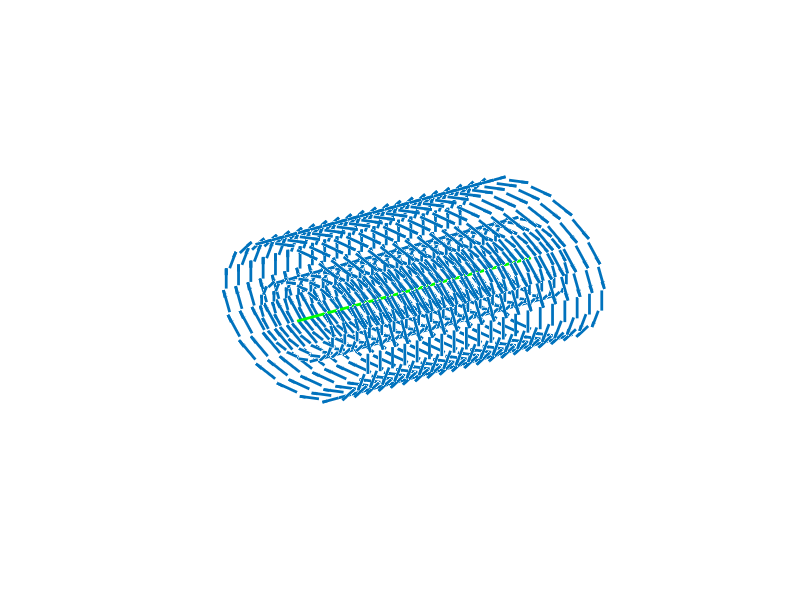

This figure's MATLAB source:
% Plots a vortex velocity field induced by a vortex tube in accordance
% with the Biot-Savart law

% Inputs
x = []; y = []; z = []; u = []; v = []; w = []; % x, y, z are
% spatial dimensions and u, v, w hold the velocity field
x1_x = 1; x1_y = 0; x1_z = 0; x2_x = 5; x2_y = 0; x2_z = 0; % These inputs
% hold the spatial coordinates for the two endpoints of the vortex tube
naxis = 20; nperp = 2; ncircular = 20; % These inputs hold the number of
% velocity vectors to plot along the axis of the vortex tube, perpendicular
% to the vortex tube, and circularly around the vortex tube
factor = -1/(4*pi);
sigma = 4;
gamma = 4e-04;
figurenumber = 1;



% Calculations
ihat = [1 0 0]; jhat = [0 1 0]; khat = [0 0 1]; % Unit vectors in the 
% x, y, z coordinate frame
x1 = [x1_x x1_y x1_z]; x2 = [x2_x x2_y x2_z]; % Coordinates of the two
% endpoints of the vortex tube
xhalf = 0.5 * (x1_x + x2_x); yhalf = 0.5 * (x1_y + x2_y); zhalf = 0.5 * (x1_z + x2_z);
shalf = [xhalf yhalf zhalf]; % Midpont of the vortex tube

% s, r, and t are axes which point along the vortex tube, 
% radially from the vortex tube, and tangentially around the vortex tube
% respectively
sx = x2_x - x1_x; sy = x2_y - x1_y; sz = x2_z - x1_z;
s = [sx sy sz]; smag = sqrt( sx*sx + sy*sy + sz*sz );
shat = s/smag;
if ( cross(shat, ihat) == 0 )
    r = cross(shat, jhat);
else
    r = cross(shat, ihat);
end
rx = r(1); ry = r(2); rz = r(3);
rmag = sqrt( rx*rx + ry*ry + rz*rz );
rhat = r/rmag;
t = cross(s, r);
tx = t(1); ty = t(2); tz = t(3);
tmag = sqrt( tx*tx + ty*ty + tz*tz );
that = t/tmag; 

% Calculating the velocity field - u, v, w 
for i = 1:naxis
    for j = 1:ncircular
        for k = 1:nperp
            sdist = (i-1)*smag/(naxis-1);
            theta = (j-1)*2*pi/ncircular;
            rdist = k * smag/(naxis-1);
            rpt = x1 + sdist*shat + rdist*cos(theta)*rhat + rdist*sin(theta)*that;
            x = [x rpt(1)]; y = [y rpt(2)]; z = [z rpt(3)];
            rvor = rpt - shalf;
            rvormag = sqrt( dot(rvor,rvor) );
            rvormagsigma = rvormag/sigma;
            rvormagsigma3 = rvormagsigma * rvormagsigma * rvormagsigma;
            phi = 1 - (1 - 1.5*rvormagsigma3)*exp(-rvormagsigma3); % phi approximates the local structure of the vortex tube
            vel = factor * gamma * phi * cross(rvor,s) / (rvormag^3);
            u = [u vel(1)]; v = [v vel(2)]; w = [w vel(3)];
        end
    end
end


% Plotting
figure(figurenumber)
quiver3(x, y, z, u, v, w, 'LineWidth', 2)
hold on
plot3([x1_x x2_x], [x1_y x2_y], [x1_z x2_z], 'g', 'LineWidth', 2)
set(gca,'FontSize',14)
grid off
set(gca,'visible','off')







